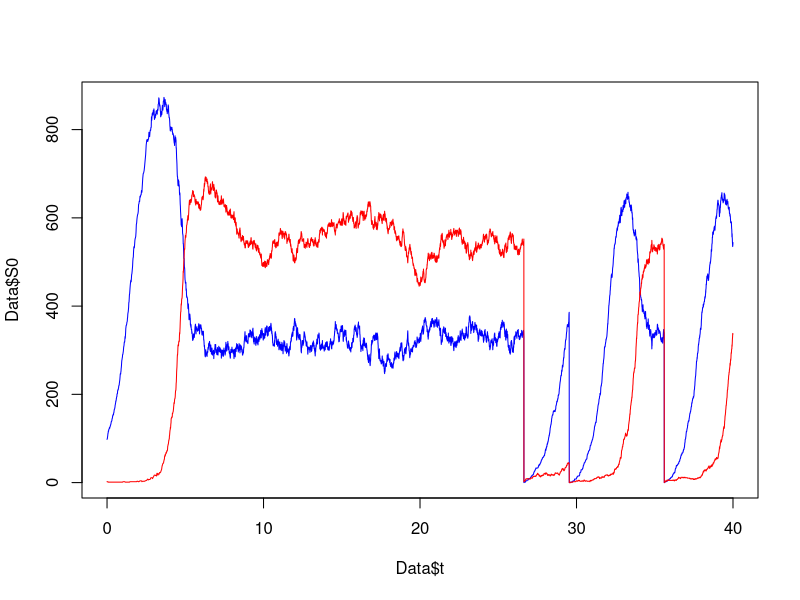
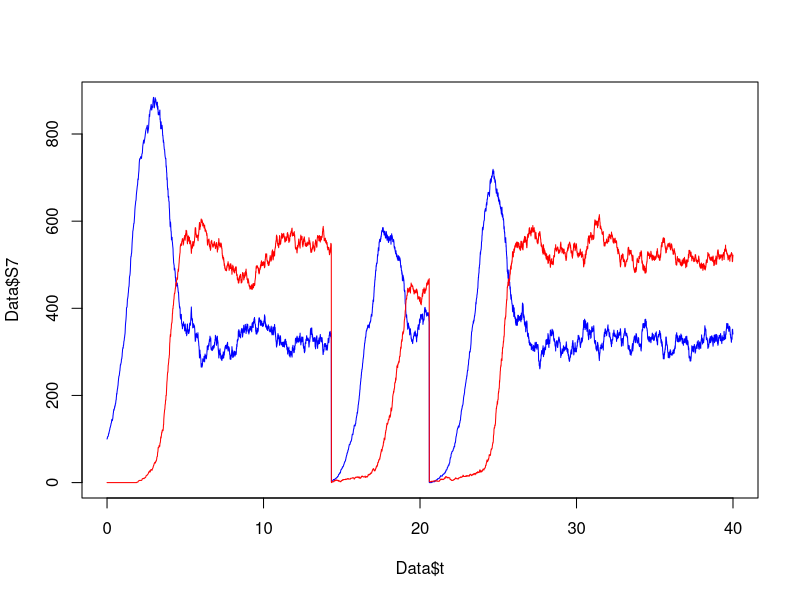
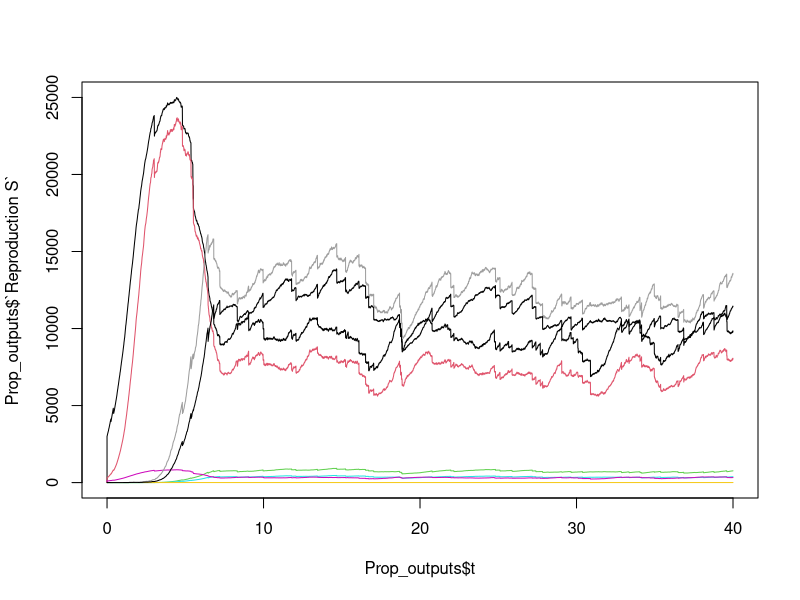
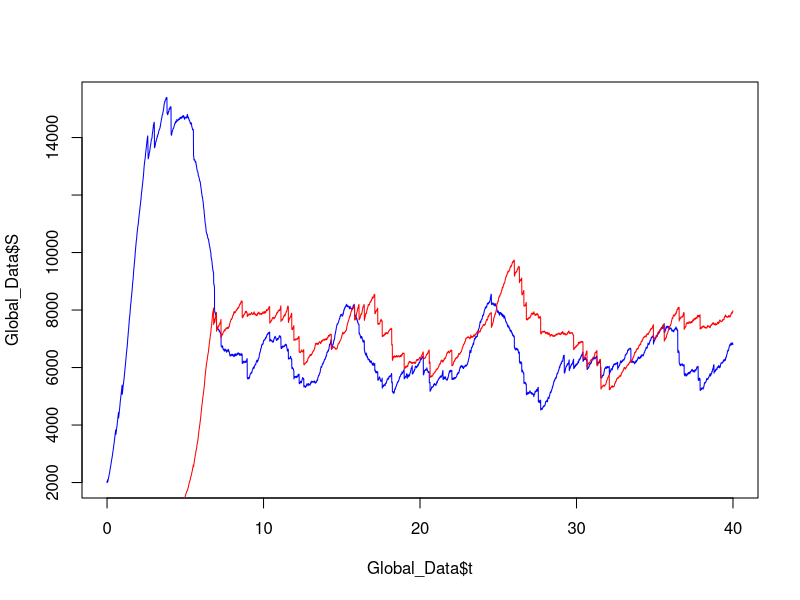

Write R code to recreate these figures, in order.
# Analysing Python model outputs
library(readr)
Metapop_Outputs <- read_csv("Metapop_Outputs.csv")

################################ BASIC CHECKS #########################################

#Dropping the first column because it's useless
Data <- subset(Metapop_Outputs[2:length(Metapop_Outputs)])

#Check if local dynamics seems correct
plot(Data$t, Data$S0, type = 'l', col ='blue')
lines(Data$t, Data$I0, col = 'red')

#Check if migration can be seen locally
plot(Data$t, Data$S7, type = 'l', col ='blue')
lines(Data$t, Data$I7, col = 'red')

################################ PROPENSITIES CHECK ####################################
Prop_outputs <- read_csv("Propensities_outputs.csv")

plot(Prop_outputs$t, Prop_outputs$`Reproduction S`, type = 'l', col = 1)
lines(Prop_outputs$t, Prop_outputs$`Death S`, col = 2)
lines(Prop_outputs$t, Prop_outputs$`Death I`, col = 3)
lines(Prop_outputs$t, Prop_outputs$`Dispersal I`, col = 5)
lines(Prop_outputs$t, Prop_outputs$`Dispersal S`, col = 6)
lines(Prop_outputs$t, Prop_outputs$Extinction, col = 7)
lines(Prop_outputs$t, Prop_outputs$Infection, col = 8)
lines(Prop_outputs$t, Prop_outputs$Recovery, col = 9)



########################## GLOBAL DENSITIES AND PREVALENCE #############################
taille_col = (length(Data)-1) # Number of populations columns 

generate_even_indexes = seq(2, taille_col, 2) # Even indexes are S populations
generate_odd_indexes = seq(3, taille_col+1, 2) # Odd indexes are I populations

Spops <- subset(Data[generate_even_indexes])
Ipops <- subset(Data[generate_odd_indexes])

# We sum by lines to get global densities
Stot <- rowSums(Spops)
Itot <- rowSums(Ipops)

Global_Data <- data.frame(t = Data$t, S = Stot, I=Itot)

plot(Global_Data$t, Global_Data$S, type = 'l', col='blue')
lines(Global_Data$t, Global_Data$I, col = 'red')
